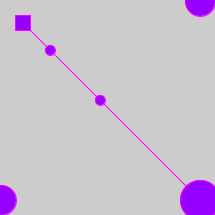
Frame 1 (no input)
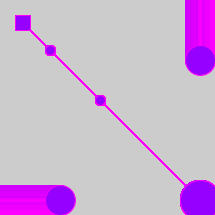
Frame 60 (the mouse pressed at the canvas centre just before this capture)
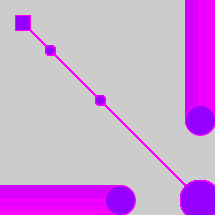
Frame 120 (the mouse held since frame 60 and released just before this capture)

The Processing sketch that drew these frames (run headless with seeded random() and noise(); from frame 60 on, the mouse is pressed at the canvas centre):

// Processing sketch: processing_158546
// ── processing_158546.pde


  
void setup() {
  size(215, 215);

  stroke(255, 0, 255);
fill(150,0,255);
}

float px=0;
void draw (){

  px++;
   line(215,215,20,20);
   
  ellipse(px,200,30,30);
 ellipse(200,px,30,30);
 ellipse(200,200,40,40);
 ellipse(100,100,10,10);
 ellipse(50,50,10,10);
 rect(15,15,15,15);
 
 
}
